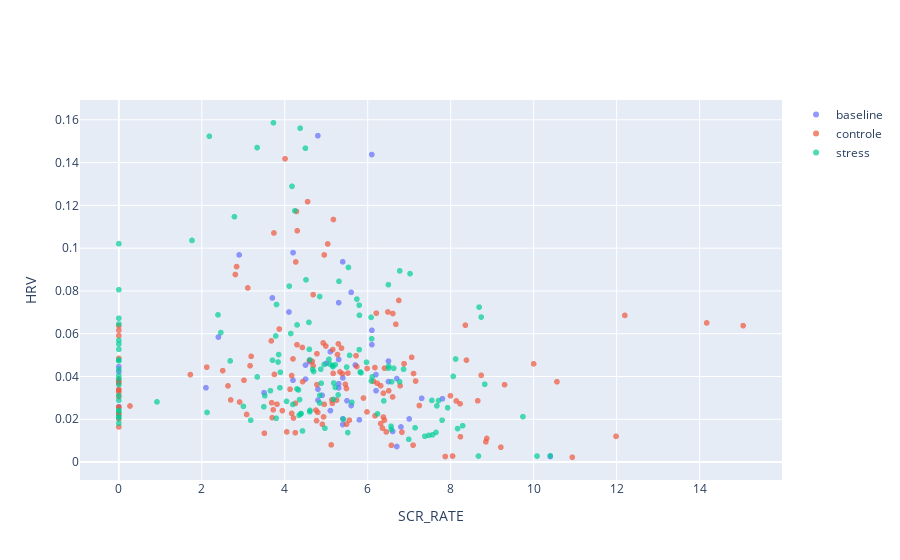

Notebook code cell kept with this figure:
### Code cell
physio_mask = data.SCR_RATE.notna()
data_valid = data[physio_mask].copy()
data_valid["state_str"] = data_valid.fileNum.map(
    lambda x: state_mapping_dict.get(x, "DUNNO")
)

x_col = "SCR_RATE"
y_col = "HRV"


fig = go.Figure()
for state_str in data_valid.state_str.unique():
    data_valid_state = data_valid[data_valid.state_str == state_str]
    fig.add_trace(
        go.Scattergl(
            x=data_valid_state[x_col],
            y=data_valid_state[y_col],
            mode="markers",
            marker_opacity=0.7,
            name=state_str,
        )
    )
fig.update_xaxes(title=x_col)
fig.update_yaxes(title=y_col)

### Figure 1 — Plotly figure (JSON) as saved in the notebook; plotly's stock layout.template omitted (floating-point values rounded to 4 significant figures; data arrays with more than 128 entries replaced by an {"elided": "..."} marker saying what was removed)
{"data": [{"marker": {"opacity": 0.7}, "mode": "markers", "name": "baseline", "type": "scattergl", "x": [5.5, 10.4, 6.5, 5.4, 7.3, 6.1, 6.197, 5.3, 0, 4.9, 2.099, 2.4, 0, 0, 2.9, 6.097, 5.3, 5.1, 3.7, 5.098, 4.2, 4.8, 5.6, 5.3, 6.8, 5.7, 7, 5.398, 6.7, 4.798, 5.3, 5.6, 3.5, 4.1, 6.7, 5.398, 6.1, 4.5, 6.6, 4.5, 4.8, 5.4, 5.798, 4.6, 6.5, 6.2, 5, 4.198, 7.8], "y": [0.02867, 0.002613, 0.04721, 0.03936, 0.02981, 0.06159, 0.04088, 0.04798, 0.04457, 0.03119, 0.03474, 0.05844, 0.02595, 0.04223, 0.09685, 0.1437, 0.0745, 0.02404, 0.07673, 0.05159, 0.09792, 0.03408, 0.07934, 0.03663, 0.01643, 0.04538, 0.02017, 0.09362, 0.007282, 0.1526, 0.03467, 0.02642, 0.03246, 0.07016, 0.03903, 0.01755, 0.05491, 0.04536, 0.01433, 0.0388, 0.02895, 0.02025, 0.01976, 0.04696, 0.03762, 0.03336, 0.04612, 0.03826, 0.02961]}, {"marker": {"opacity": 0.7}, "mode": "markers", "name": "controle", "type": "scattergl", "x": {"elided": "146 float values"}, "y": {"elided": "146 float values"}}, {"marker": {"opacity": 0.7}, "mode": "markers", "name": "stress", "type": "scattergl", "x": {"elided": "137 float values"}, "y": {"elided": "137 float values"}}], "layout": {"autosize": true, "xaxis": {"autorange": true, "range": [-0.887, 15.94], "title": {"text": "SCR_RATE"}, "type": "linear"}, "yaxis": {"autorange": true, "range": [-0.009198, 0.1701], "title": {"text": "HRV"}, "type": "linear"}}}
